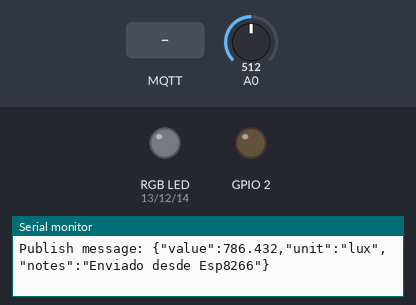
A sketch run on a simulated ESP8266 (NodeMCU). Shown: an RGB LED mixed from three pins (HIGH = lit), output pins drawn as LEDs (lit = HIGH, except the on-board LED, lit = LOW), the last lines printed to the serial monitor. The test bench sets the inputs (shaded band); at power-on: A0 = 512. Dim RGB values are drawn brighter than linear; WiFi joins after 1.5 s; servers stay silent unless stated; no MQTT or app messages arrive unless stated.

Above: at 2.7 s.
2.8 s: A0 set to 122
At 4.6 s:
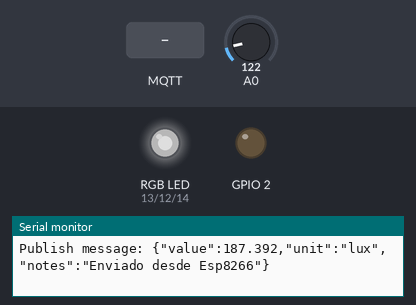
5.0 s: A0 set to 138
At 6.3 s:
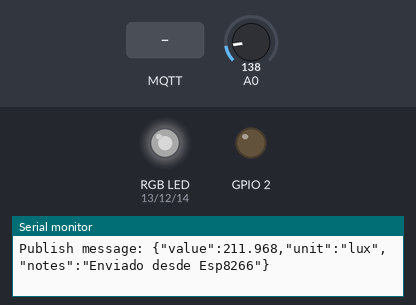
7.0 s: A0 set to 0
At 8.0 s:
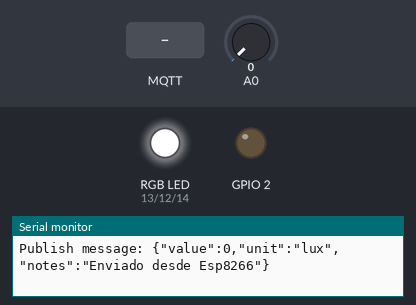
9.0 s: MQTT message "1" arrives on the first subscribed topic
At 11.0 s:
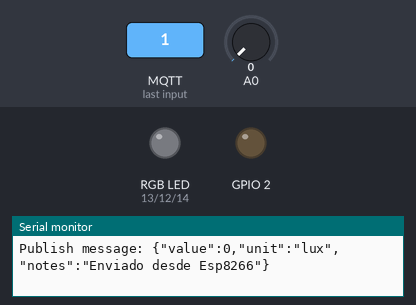
Timing chart, 0 to 12.5 s (numbered marks = the images above; inputs shaded):
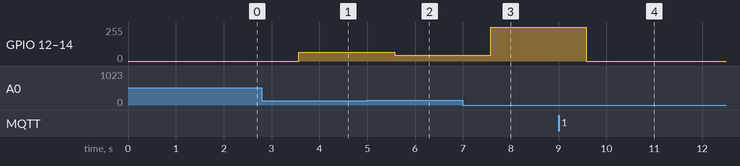

Measured:
- after the input at 2.8 s, GPIO 12 (greenpin), GPIO 13 (redpin), GPIO 14 (bluepin): 0/255 → 67/255 after 0.77 s
- after the input at 5.0 s, GPIO 12 (greenpin), GPIO 13 (redpin), GPIO 14 (bluepin): 67/255 → 43/255 after 0.57 s
- after the input at 7.0 s, GPIO 12 (greenpin), GPIO 13 (redpin), GPIO 14 (bluepin): 43/255 → 255/255 after 0.58 s
- after the input at 9.0 s, GPIO 12 (greenpin), GPIO 13 (redpin), GPIO 14 (bluepin): 255/255 → 0/255 after 0.58 s

The sketch:

ESP8266.ino
```cpp
#include <ESP8266WiFi.h>
#include <PubSubClient.h>
 #include <ArduinoJson.h>
// Update these with values suitable for your network.

// Valores para la conexion WiFi
const char* ssid                = "GOMEZ 2,4G";
const char* password            = "holathiago123456789";
const char* mqtt_server = "192.168.1.26";

WiFiClient espClient;
PubSubClient client(espClient);
long lastMsg = 0;
char msg[50];
int value = 0;
bool onOff                      = true;
int MODE_LED                    = 1;
int R                           = 50;
int G                           = 50;
int B                           = 50;

void setup() {
  pinMode(BUILTIN_LED, OUTPUT);
  digitalWrite(BUILTIN_LED, HIGH);    // Initialize the BUILTIN_LED pin as an output
  Serial.begin(115200);
  setup_wifi();
  client.setServer(mqtt_server, 1883);
  client.setCallback(callback);
}

void setup_wifi() {

  delay(10);
  // We start by connecting to a WiFi network
  Serial.println();
  Serial.print("Connecting to ");
  Serial.println(ssid);

  WiFi.begin(ssid, password);

  while (WiFi.status() != WL_CONNECTED) {
    delay(500);
    Serial.print(".");
  }

  Serial.println("");
  Serial.println("WiFi connected");
  Serial.println("IP address: ");
  Serial.println(WiFi.localIP());
}

void callback(char* topic, byte* payload, unsigned int length) {
  Serial.print("Message arrived [");
  Serial.print(topic);
  Serial.print("] ");
  for (int i = 0; i < length; i++) {
    Serial.print((char)payload[i]);
  }
  Serial.println();

  payload[length] = '\0';
  String jsonString = String((char*)payload);
  DynamicJsonDocument doc(512);
  deserializeJson(doc, jsonString);
  int value1 = doc["on_off"];
  int value2 = doc["mode_led"];
  int r = doc["r"];
  int g = doc["g"];
  int b = doc["b"];

    if (value1 == 1) {
        onOff = true;
    } else if(value1 == 0) {
        onOff = false;
    }

    if(value2 == 1){
        MODE_LED = 1;
    }else if(value2 == 2){
        MODE_LED = 2;
        R=r;
        G=g;
        B=b;
    }


}

void reconnect() {
  // Loop until we're reconnected
  while (!client.connected()) {
    Serial.print("Attempting MQTT connection...");
    // Attempt to connect
    if (client.connect("ESP8266Client")) {
      Serial.println("connected");
      // Once connected, publish an announcement...
      client.publish("ESP/data", "0");
      // ... and resubscribe
      client.subscribe("ESP/inTopic");
    } else {
      Serial.print("failed, rc=");
      Serial.print(client.state());
      Serial.println(" try again in 5 seconds");
      // Wait 5 seconds before retrying
      delay(5000);
    }
  }
}


int redpin                      = 13; // select the pin for the red LED
int greenpin                    = 12 ;// select the pin for the green LED
int bluepin                     = 14;

void loop() {
  if (!client.connected()) {
    reconnect();
  }
  client.loop();
  int sensorValue = analogRead(A0);
  // read the input on analog pin 0
	int voltage = sensorValue ;   // Convert the analog reading (which goes from 0 - 1023) to a voltage (0 - 5V)
  int voltageConvert = 255 - voltage*(1.536);
  char cadena[20]; // Ajusta el tamaño según tus necesidades
  if(onOff == 0){
    analogWrite(redpin, 0);
    analogWrite(greenpin, 0);
    analogWrite(bluepin, 0);
  }else if(MODE_LED == 1){
    analogWrite(redpin, voltageConvert);
    analogWrite(greenpin, voltageConvert);
    analogWrite(bluepin, voltageConvert);

  }else if(MODE_LED == 2){
    analogWrite(redpin, R);
    analogWrite(greenpin,G);
    analogWrite(bluepin,B);
  }
  StaticJsonDocument<128> jsonDoc;
  // Obtenemos la fecha y hora actual
  jsonDoc["value"] = voltage*(1.536);
  jsonDoc["unit"] = "lux";
  jsonDoc["notes"] = "Enviado desde Esp8266";
  String jsonString;
  serializeJson(jsonDoc, jsonString);

    // Utilizando sprintf para convertir float a string
  sprintf(cadena, "%i", voltageConvert);
  Serial.print("Publish message: ");
  Serial.println(jsonString);
  client.publish("ESP/data", jsonString.c_str());

  delay(1000);
}
```
